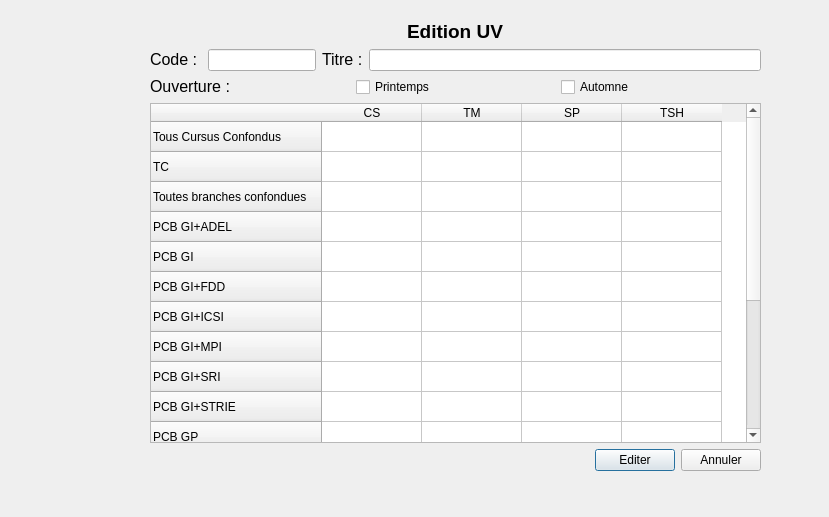
<?xml version="1.0" encoding="UTF-8"?>
<ui version="4.0">
 <class>Dialog</class>
 <widget class="QDialog" name="Dialog">
  <property name="geometry">
   <rect>
    <x>0</x>
    <y>0</y>
    <width>829</width>
    <height>517</height>
   </rect>
  </property>
  <property name="windowTitle">
   <string>Dialog</string>
  </property>
  <widget class="QWidget" name="verticalLayoutWidget">
   <property name="geometry">
    <rect>
     <x>150</x>
     <y>20</y>
     <width>611</width>
     <height>451</height>
    </rect>
   </property>
   <layout class="QVBoxLayout" name="verticalLayout1">
    <item alignment="Qt::AlignHCenter">
     <widget class="QLabel" name="Catalogue">
      <property name="text">
       <string>&lt;html&gt;&lt;head/&gt;&lt;body&gt;&lt;p align=&quot;center&quot;&gt;&lt;span style=&quot; font-size:14pt; font-weight:600;&quot;&gt;Edition UV&lt;/span&gt;&lt;/p&gt;&lt;/body&gt;&lt;/html&gt;</string>
      </property>
     </widget>
    </item>
    <item>
     <layout class="QFormLayout" name="formLayout">
      <property name="fieldGrowthPolicy">
       <enum>QFormLayout::AllNonFixedFieldsGrow</enum>
      </property>
     </layout>
    </item>
    <item>
     <layout class="QHBoxLayout" name="horizontalLayout1">
      <item>
       <widget class="QLabel" name="code">
        <property name="text">
         <string>&lt;html&gt;&lt;head/&gt;&lt;body&gt;&lt;p&gt;&lt;span style=&quot; font-size:12pt;&quot;&gt;Code : &lt;/span&gt;&lt;/p&gt;&lt;/body&gt;&lt;/html&gt;</string>
        </property>
       </widget>
      </item>
      <item alignment="Qt::AlignLeft">
       <widget class="QLineEdit" name="codeEdit"/>
      </item>
      <item>
       <widget class="QLabel" name="titre">
        <property name="text">
         <string>&lt;html&gt;&lt;head/&gt;&lt;body&gt;&lt;p&gt;&lt;span style=&quot; font-size:12pt;&quot;&gt;Titre :&lt;/span&gt;&lt;/p&gt;&lt;/body&gt;&lt;/html&gt;</string>
        </property>
       </widget>
      </item>
      <item>
       <widget class="QLineEdit" name="titreEdit"/>
      </item>
     </layout>
    </item>
    <item>
     <layout class="QHBoxLayout" name="horizontalLayout_3">
      <item>
       <widget class="QLabel" name="ouverture">
        <property name="text">
         <string>&lt;html&gt;&lt;head/&gt;&lt;body&gt;&lt;p&gt;&lt;span style=&quot; font-size:12pt;&quot;&gt;Ouverture : &lt;/span&gt;&lt;/p&gt;&lt;/body&gt;&lt;/html&gt;</string>
        </property>
       </widget>
      </item>
      <item>
       <widget class="QCheckBox" name="printempsBox">
        <property name="text">
         <string>Printemps</string>
        </property>
       </widget>
      </item>
      <item>
       <widget class="QCheckBox" name="automneBox">
        <property name="text">
         <string>Automne</string>
        </property>
       </widget>
      </item>
     </layout>
    </item>
    <item>
     <widget class="QTableWidget" name="tableWidget">
      <row>
       <property name="text">
        <string>Tous Cursus Confondus</string>
       </property>
      </row>
      <row>
       <property name="text">
        <string>TC</string>
       </property>
      </row>
      <row>
       <property name="text">
        <string>Toutes branches confondues</string>
       </property>
      </row>
      <row>
       <property name="text">
        <string>PCB GI+ADEL</string>
       </property>
      </row>
      <row>
       <property name="text">
        <string>PCB GI</string>
       </property>
      </row>
      <row>
       <property name="text">
        <string>PCB GI+FDD</string>
       </property>
      </row>
      <row>
       <property name="text">
        <string>PCB GI+ICSI</string>
       </property>
      </row>
      <row>
       <property name="text">
        <string>PCB GI+MPI</string>
       </property>
      </row>
      <row>
       <property name="text">
        <string>PCB GI+SRI</string>
       </property>
      </row>
      <row>
       <property name="text">
        <string>PCB GI+STRIE</string>
       </property>
      </row>
      <row>
       <property name="text">
        <string>PCB GP</string>
       </property>
      </row>
      <row>
       <property name="text">
        <string>TSH branches+TC</string>
       </property>
      </row>
      <row>
       <property name="text">
        <string>TSH branches</string>
       </property>
      </row>
      <row>
       <property name="text">
        <string>TSH [1][1]</string>
       </property>
      </row>
      <row>
       <property name="text">
        <string>TSH [2][1]</string>
       </property>
      </row>
      <row>
       <property name="text">
        <string>TSH [1][2]</string>
       </property>
      </row>
      <row>
       <property name="text">
        <string>TSH [2][2]</string>
       </property>
      </row>
      <column>
       <property name="text">
        <string>CS</string>
       </property>
      </column>
      <column>
       <property name="text">
        <string>TM</string>
       </property>
      </column>
      <column>
       <property name="text">
        <string>SP</string>
       </property>
      </column>
      <column>
       <property name="text">
        <string>TSH</string>
       </property>
      </column>
     </widget>
    </item>
    <item>
     <layout class="QHBoxLayout" name="horizontalLayout_2">
      <item>
       <spacer name="horizontalSpacer">
        <property name="orientation">
         <enum>Qt::Horizontal</enum>
        </property>
        <property name="sizeHint" stdset="0">
         <size>
          <width>40</width>
          <height>20</height>
         </size>
        </property>
       </spacer>
      </item>
      <item alignment="Qt::AlignRight">
       <widget class="QPushButton" name="editer">
        <property name="text">
         <string>Editer</string>
        </property>
       </widget>
      </item>
      <item alignment="Qt::AlignLeft">
       <widget class="QPushButton" name="annuler">
        <property name="text">
         <string>Annuler</string>
        </property>
       </widget>
      </item>
     </layout>
    </item>
   </layout>
  </widget>
 </widget>
 <resources/>
 <connections/>
</ui>
